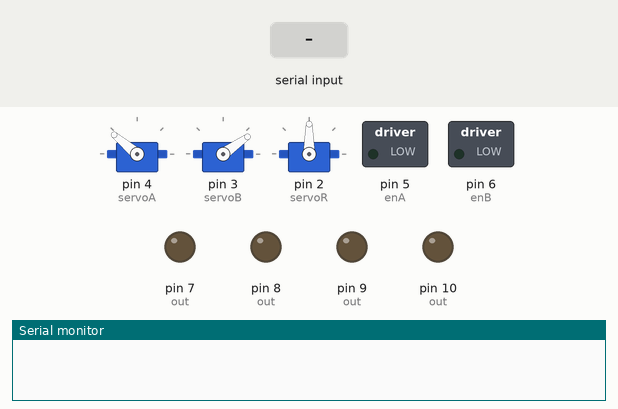
Simulated run of this sketch. Board: Arduino Uno, built with avr-gcc and run on an emulated ATmega328P. Parts: 3 × servo, switched loads named in the sketch (green lamp = pin HIGH), output pins drawn as LEDs (lit = HIGH), the last lines printed to the serial monitor. The inputs (shaded band) are chosen by the test bench.

Above: at 1.2 s.
1.3 s: byte 116 ('t') received over Serial
At 1.65 s:
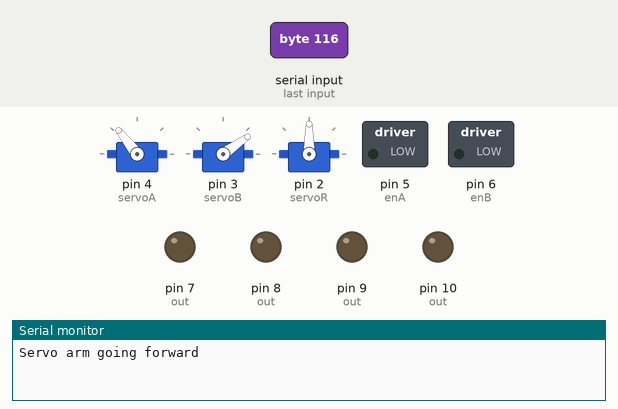
4.3 s: "w" received over Serial
At 5.2 s:
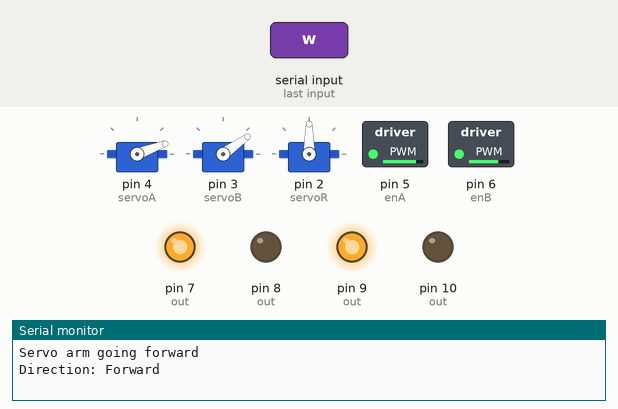
5.8 s: byte 103 ('g') received over Serial
At 6.25 s:
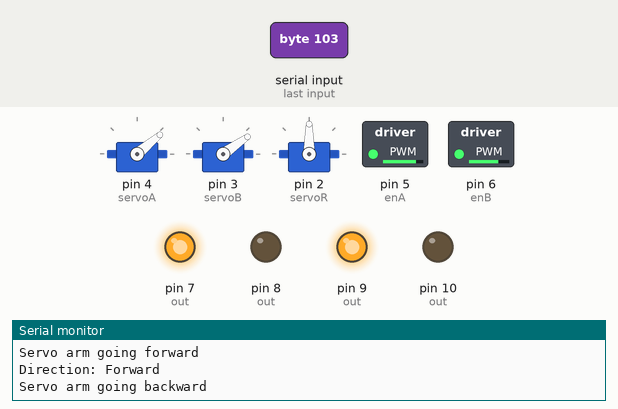
8.8 s: byte 121 ('y') received over Serial
At 10.7 s:
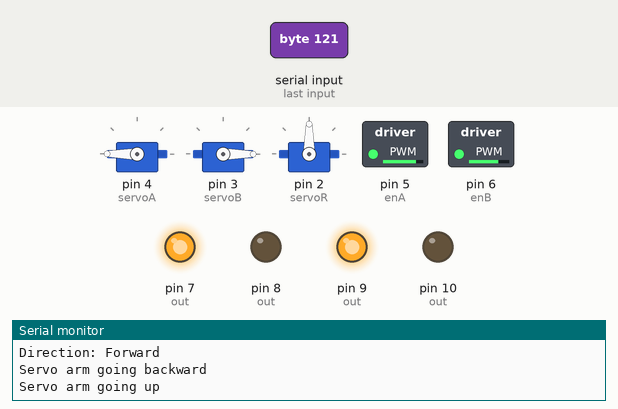
11.8 s: byte 117 ('u') received over Serial
At 14.3 s:
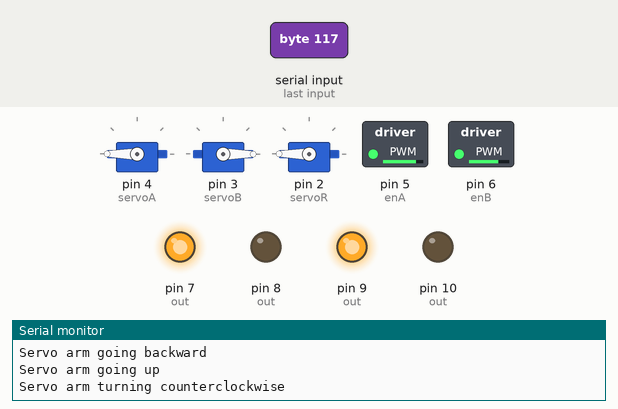
14.8 s: "a" received over Serial
At 16.2 s:
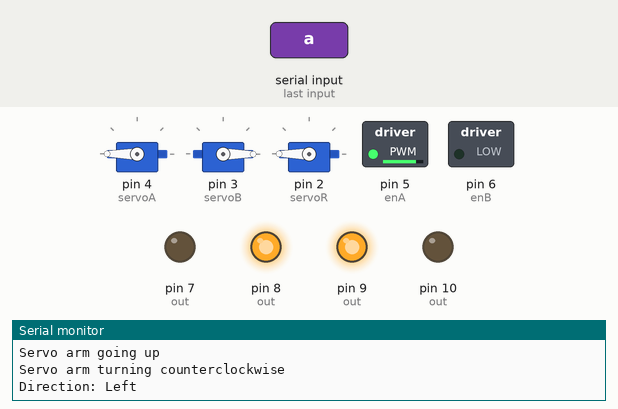
Timing chart, 0 to 17.3 s (numbered marks = the images above; inputs shaded):
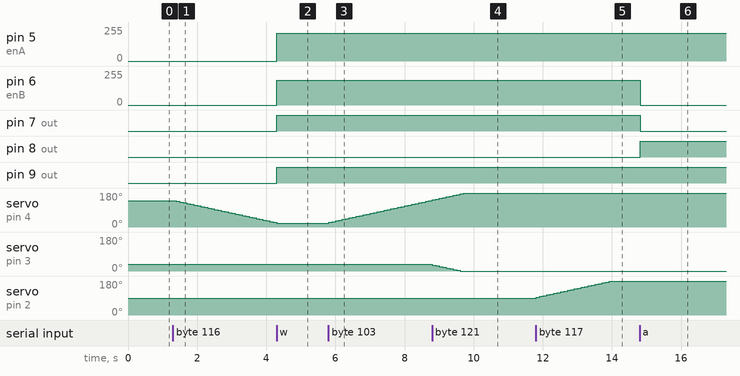

The sketch:

lupa_tusok_updated_ver.ino
```cpp
// C++ code
// Dador_PC = COM8 USB, COM10 BT
// Gab laptop = COM5 USB, COM4 BT
#include <Servo.h>
#include <DHT.h>
#define DHTTYPE DHT22

// motor config
const int enA = 5, enB = 6, in4 = 7, in3 = 8, in2 = 9, in1 = 10;
int msI = 2;
int motorSpdL[] = {0, 130, 185, 252};
int motorSpdR[] = {0, 153, 210, 253}; // adjusted to ensure approximately same voltage level at each motor

// sensor config
const int battPin = A0, soilPin = A3, soilVCC = A4, dhtPin = A2;
float temp = 0.0, hum = 0.0;
DHT dht(dhtPin, DHTTYPE);

// servo config
const int servoA = 4, servoB = 3, servoR = 2, l_limit = 55, u_limit = 195;
int sA = 140, sB =35,sR = 90, gap = 4;
bool sA_up = false, sA_down = false, sB_up = false, sB_down = false, sR_up = false, sR_down = false;
Servo myServoA, myServoB, myServoR;


void setup()
{
  Serial.begin(9600);
  dht.begin();

  int out[] = {soilVCC, in1, in2, in3, in4, enA, enB};
  for (int i=0; i<7; i++){
    pinMode(out[i], OUTPUT);
  }

  int inp[] = {battPin, soilPin};
  for (int i=0; i<2; i++){
    pinMode(inp[i], INPUT);
  }

  myServoA.write(sA);
  myServoA.attach(servoA);
  myServoB.write(sB);
  myServoB.attach(servoB);
  myServoR.attach(servoR);
}

void loop()
{
  if (Serial.available() > 0) {
    // read the incoming serial command:
    char serialData = Serial.read();

    switch (serialData){
      // v, battery, b=moisture, n=humidity, m=temperature
      case 'v':{
      	checkBatt();
      	break;
        }
      case 'b':{
      	checkMoisture();
      	break;
        }
      case 'n':{
      	checkHum();
      	break;
        }
      case 'm':{
      	checkTemp();
      	break;
        }
      // wasd for direction control
      case 'w':{
        int a[] = {0, 1, 0, 1}, b[] = {1, 1};
      	move_motor(a, b, "Direction: Forward");
      	break;
        }
      case 'a':{
        int a[] = {0, 1, 1, 0}, b[] = {1, 0};
      	move_motor(a, b, "Direction: Left");
      	break;
        }
      case 's':{
        int a[] = {1, 0, 1, 0}, b[] = {1, 1};
      	move_motor(a, b, "Direction: Backward");
      	break;
      }
      case 'd':{
        int a[] = {1, 0, 0, 1}, b[] = {0, 1};
      	move_motor(a, b, "Direction: Right");
      	break;
      }
      // z=lower speed, x=stop, c=increase speed
      case 'x':{
      	stop();
      	break;
      }
      case 'z':{
        if (0<msI && msI<=3){
          msI--;
          Serial.println("Motor Speed: " + String(msI)+ "/3");
        }
      	break;
      }
      case 'c':{
      	if (0<=msI && msI<3){
          msI++;
          Serial.println("Motor Speed: " + String(msI)+ "/3");
        }
      	break;
      }
      // t/g = servo A, y/h = servo B, u/i = servo R
      case 't': {
        sA_down = true, sA_up = false;
        Serial.println("Servo arm going forward");
        break;
      }
      case 'g': {
        sA_up = true, sA_down = false;
        Serial.println("Servo arm going backward");
        break;
      }
      case 'y': {
        sB_down = true, sB_up = false;
        Serial.println("Servo arm going up");
        break;
      }
      case 'h': {
        sB_up = true, sB_down = false;
        Serial.println("Servo arm going down");
        break;
      }
      case 'u': {
        sR_up = true, sR_down = false;
        Serial.println("Servo arm turning counterclockwise");
        break;
      }
      case 'i': {
        sR_down = true, sR_up = false;
        Serial.println("Servo arm turning clockwise");
        break;
      }
      case 'p':{
        sA_up = sA_down = sB_up = sB_down = sR_up = sR_down = false;
        Serial.println("All servos stopped");
        break;
      }
    }
  }

  // perform servo movement
  if (sA_down) {
    if ((sA - gap) + sB <= u_limit && (sA - gap) + sB >= l_limit) // check relative angle between servo A & B: (30 < angle < 150) to prevent arm damage
      moveServo(0, 180, 0, sA, myServoA);
  }
  else if (sA_up) {
    if ((sA + gap) + sB <= u_limit && (sA + gap) + sB >= l_limit)
      moveServo(0, 180, 1, sA, myServoA);
  }

  if (sB_down) {
    if (sA + (sB - gap) <= u_limit && sA + (sB - gap) >= l_limit)
      moveServo(0, 125, 0, sB, myServoB);
  }
  else if (sB_up) {
    if (sA + (sB + gap) <= u_limit && sA + (sB + gap) >= l_limit)
      moveServo(0, 125, 1, sB, myServoB);
  }

  if (sR_down){
    moveServo(0,180, 0, sR, myServoR);
  }
  else if (sR_up){
    moveServo(0,180, 1, sR, myServoR);
  }

  delay(100);
}

// ---------------------------------------------- //
void checkBatt(){
  float fivevoltpinval = 5.0;
  float batt = (analogRead(battPin)*5*fivevoltpinval/1024.00)+0.04;
  Serial.println(String(batt));
  return;
}

void checkMoisture(){
  // wet = 386, dry = 1007;

  digitalWrite(soilVCC, HIGH);
  delay(50);
  float moist = analogRead(soilPin);
  float moistval = 100.00 - 100*(moist-386)/(1007-386);
  Serial.println(String(constrain(moistval, 0, 100)));
  delay(250);
  digitalWrite(soilVCC, LOW);
  return;
}

void checkTemp(){
  temp = dht.readTemperature();
  Serial.println(String(temp));
  return;
}

void checkHum(){
  hum = dht.readHumidity();
  Serial.println(String(hum));
  return;
}

// ---------------------------------------------- //

void move_motor(int dirVal[], int mVal[] , String msg){
  int motorpins[] = {in1, in2, in3, in4};

  for (int i=0; i<4; i++){
    digitalWrite(motorpins[i], dirVal[i]);
  }
  analogWrite(enA, mVal[0]*motorSpdR[msI]);
  analogWrite(enB, mVal[1]*motorSpdL[msI]);
  Serial.println(msg);
}

void stop(){
  analogWrite(enA, 0);
  analogWrite(enB, 0);
  Serial.println("Stopped Motors");
  return;
}

// ---------------------------------------------- //

void moveServo(int l_limit, int u_limit, int val, int &sVal, Servo &sName){
  if (val && sVal<u_limit){
    sVal+=gap;
  }
  else if (!val && l_limit<sVal){
    sVal-=gap;
  }
  sName.write(sVal);
}
```

Measured:
- after the input at 1.3 s, servo on pin 4 (servoA): moves from 140° to 24° over 2.8 s, starting after 0.10 s
- after the input at 4.3 s, pin 5 (enA): 0/255 → 210/255 at once; pin 6 (enB): 0/255 → 185/255 at once; pin 7 (out), pin 9 (out): LOW → HIGH at once
- after the input at 5.8 s, servo on pin 4 (servoA): moves from 20° to 140° over 2.9 s, starting at once
- after the input at 8.8 s, servo on pin 3 (servoB): moves from 35° to 0° over 0.80 s, starting at once
- after the input at 11.8 s, servo on pin 2 (servoR): moves from 90° to 180° over 2.2 s, starting at once
- after the input at 14.8 s, pin 6 (enB): 185/255 → 0/255 at once; pin 7 (out): HIGH → LOW at once; pin 8 (out): LOW → HIGH at once
